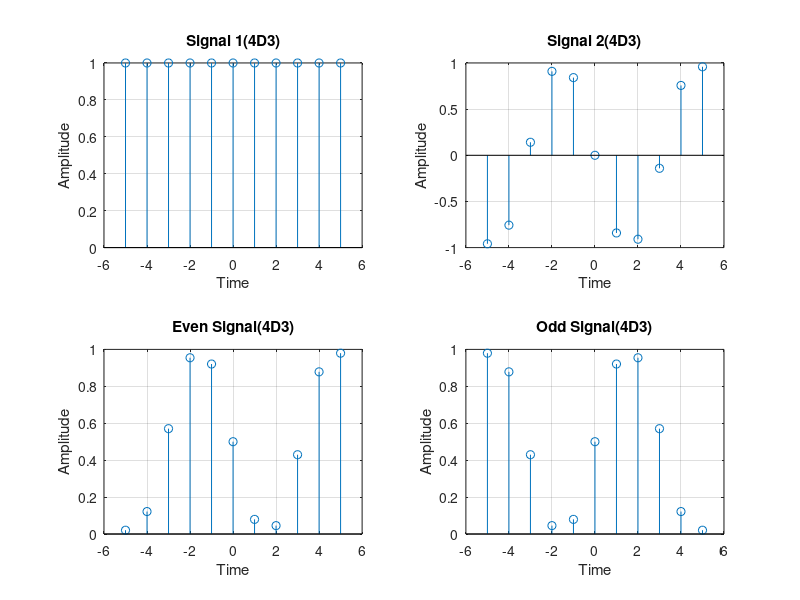

Here is the MATLAB script that generated this plot:
clear all
close all

t = -5:1:5;

x1 = exp(1i*2*pi.*t);  %Exponential Signal
%x1 = cos(t);           Cosine Signal
%x1 = sin(t);           Sine Signal
subplot(2,2,1);
stem(t,x1);
xlabel("Time");
ylabel("Amplitude");
title("Signal 1(4D3)");
grid;

%x2 = exp((-1i)*2*pi.*t);   Exponential Signal
%x2 = cos(-t);           Cosine Signal
x2  = sin(-t);          %Sine Signal
subplot(2,2,2);
stem(t,x2);
xlabel("Time");
ylabel("Amplitude");
title("Signal 2(4D3)");
grid;

if(x1==x2)
    disp("The given Signal is Even");
    
else if(x1==-x2)
    disp("The given Signal is Odd");

else
    disp("The given Signal is Neither Even Nor Odd");

end
end
xe = (x1+x2)/2;

subplot(2,2,3);
stem(t,xe);
xlabel("Time");
ylabel("Amplitude");
title("Even Signal(4D3)");
grid;

xo = (x1-x2)/2;

subplot(2,2,4);
stem(t,xo);
xlabel("Time");
ylabel("Amplitude");
title("Odd Signal(4D3)");
grid;
